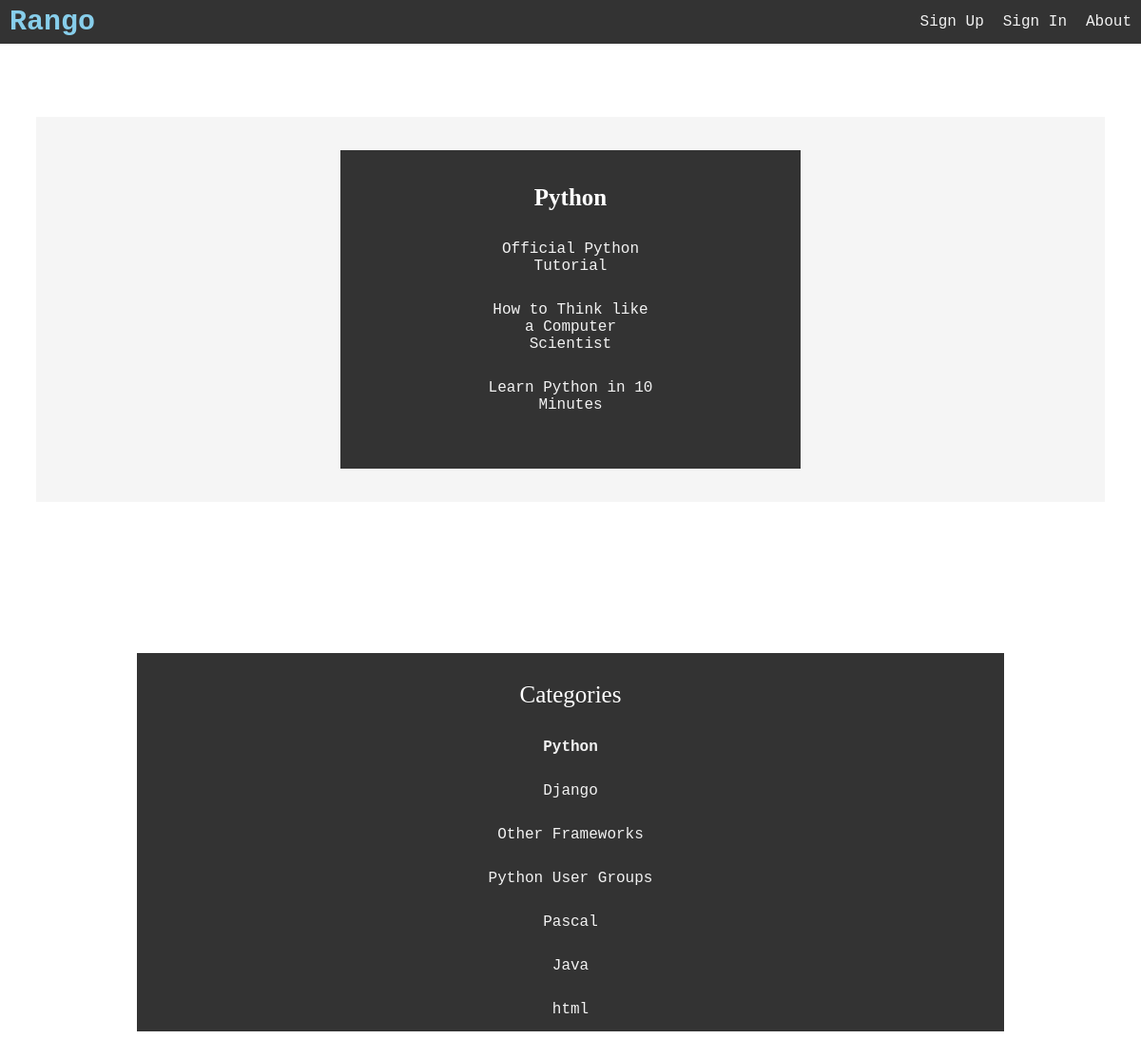
/rango/category/python/, run on the app's committed database.
### rango/models.py (models this page shows, shortened)
class Category(models.Model):
    name = models.CharField(max_length=128, unique=True)
    views = models.IntegerField(default=0)
    likes = models.IntegerField(default=0)
    slug = models.SlugField(blank=True, unique=True)
    class Meta:
        verbose_name_plural = 'categories'

class Page(models.Model):
    category = models.ForeignKey(Category)
    title = models.CharField(max_length=128)
    url = models.URLField()
    views = models.IntegerField(default=0)

### rango/views.py (the view)
def show_category(request, category_name_slug):
    context_dict = {}
    try:
        category = Category.objects.get(slug=category_name_slug)
        pages = Page.objects.filter(category=category)
        context_dict['pages'] = pages
        context_dict['category'] = category
    except Category.DoesNotExist:
        context_dict['category'] = None
        context_dict['pages'] = None
    return render(request, 'rango/category.html', context_dict)

### rango/templatetags/rango_template_tags.py (called while the page is built)
@register.inclusion_tag('rango/cats.html')
def get_category_list(cat=None):
    return {'cats': Category.objects.all(),
            'act_cat': cat}

### templates/rango/category.html (shortened to what this page needs)
{% extends 'rango/base.html' %}
{% load staticfiles %}
{% block body_block %}
<div class="row">
    <div class="bblock">
        {% if category %}
        <h1>{{ category.name }}</h1>
        {% if pages %}
        <div class="bblock">
            {% for page in pages %}
            <a href="{{ page.url }}">{{ page.title }}</a>
            {% endfor %} {% else %}
            <strong>No pages currently in category.</strong>
            {% endif %}  {% else %} The specified category does not exist! {% endif %}
        </div>
    </div>
    {% endblock %}

### templates/rango/base.html (shortened to what this page needs)
﻿<!DOCTYPE html> {% load staticfiles %} {% load rango_template_tags %}
<html lang="en">
<head>
    <link rel="stylesheet" type="text/css" href="/static/css/stylesheet.css"/>
</head>
<body>
    <div class="navbar">
            <a class="logo" href="{% url 'index' %}">Rango</a>
            <a href="{% url 'about' %}">About</a>
            {% if user.is_authenticated %}
            <a href="{% url 'logout' %}">Logout</a>
            <a href="{% url 'add_category' %}">Add a New Category</a>
            {% else %}
            <a href="{% url 'login' %}">Sign In</a>
            <a href="{% url 'register' %}">Sign Up</a>
            {% endif %}
    </div>
    <div class="main">
        {% block body_block %} {% endblock %}
    </div>
    <div class="main">
        {% block sidebar_block %} {% get_category_list category %} {% endblock %}
    </div>
</body>
</html>

### templates/rango/cats.html
<div class="catbar">
<p>Categories</p> </br>
{% if cats %}
	{% for c in cats %}
        {% if c == act_cat %}
		<strong>
			<a href="{% url 'show_category' c.slug %}">{{ c.name }}</a>
		</strong>
        {% else %}
            <a href="{% url 'show_category' c.slug %}">{{ c.name }}</a>
        {% endif %}
	{% endfor %}
{% else %}
    <li><strong>There are no categories present.</strong></li>
{% endif %}
</div>

### static/css/stylesheet.css (style rules this page uses)
body { box-sizing: border-box; margin:0; font-family: Trebuchet MS; }
.navbar { overflow: hidden; background-color: #333; position: fixed; top: 0; width: 100%; }
.navbar a.logo { font-weight: bold; float: left; font-size: 30px; padding: 6px 10px; }
.navbar a { font-family: Courier New; float: right; display: block; color: #f2f2f2; text-align: center; font-size: 16px; padding: 14px 10px; text-decoration: none; }
.main { padding: 15px; margin-top: 30px; }
.bblock { background-color: #333; text-align: center; width: 40%; padding: 3%; height: max-content; margin: auto; overflow: hidden; min-width: 200px; }
.row { color: white; padding: 3%; padding-left: 3%; padding-right: 3%; margin: 2%; margin-top: 60px; background: whitesmoke; }
.row h1, h2 { margin: auto; padding: 1%; font-size: 25px; text-align: center; }
.row a { font-family: Courier New; display: block; color: #f2f2f2; text-align: center; font-size: 16px; padding: 14px 10px; text-decoration: none; }
.row:after { content: ""; display: table; clear: both; }
.catbar { overflow: hidden; background-color: #333; position: static; width: 80%; top: 5%; margin: 10%; }
.catbar p { margin:auto; margin-top: 30px; padding: 0px; font-size: 25px; color: white; text-align: center; }
.catbar a { font-family: Courier New; float: none; display: block; color: #f2f2f2; text-align: center; font-size: 16px; padding: 14px 10px; text-decoration: none; }

### data on the page
Category: name "Python"
Page: title "Official Python Tutorial"
Page: title "How to Think like a Computer Scientist"
Page: title "Learn Python in 10 Minutes"
Category: name "Django"
Category: name "Other Frameworks"
Category: name "Python User Groups"
Category: name "Pascal"
Category: name "Java"
Category: name "html"
